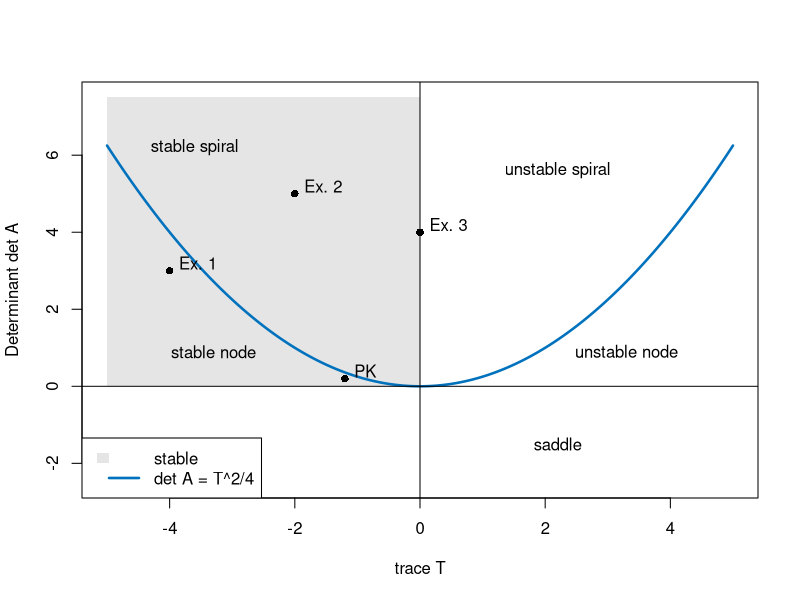

Write R code to recreate this figure.
# Fig. 4.11: Trace-determinant plane (book, Section 4.2)
# The trace T and the determinant det A of a 2x2 matrix determine the type and stability of the origin; gray: stable
# (c) 2026 Philipp Kügler · Program for the book "Dynamical Systems in the Life Sciences" · MIT License (see LICENSE)
namen <- c("Ex. 1", "Ex. 2", "Ex. 3", "PK")
As <- list(matrix(c(-2, 1, 1, -2), 2, byrow = TRUE), matrix(c(-1, 2, -2, -1), 2, byrow = TRUE),
           matrix(c(0, -2, 2, 0), 2, byrow = TRUE), matrix(c(-1, 0, 1, -0.2), 2, byrow = TRUE))
T <- seq(-5, 5, length.out = 400)
plot(NULL, xlim = c(-5, 5), ylim = c(-2.5, 7.5), xlab = "trace T", ylab = "Determinant det A")
rect(-5, 0, 0, 7.5, col = "grey90", border = NA)
lines(T, T^2 / 4, col = rgb(0, 0.447, 0.741), lwd = 2.5); abline(h = 0, v = 0)
for (i in 1:4) {
  A <- As[[i]]; Sp <- sum(diag(A)); De <- det(A)
  typ <- if (De < 0) "saddle" else if (Sp == 0) "center" else if (Sp^2 >= 4 * De) "node" else "spiral"
  if (Sp < 0 && De > 0) typ <- paste0(typ, ", stable")
  cat(sprintf("%s: trace = %4.1f,  det A = %4.1f  -> %s\n", namen[i], Sp, De, typ))
  points(Sp, De, pch = 16); text(Sp + 0.15, De + 0.2, namen[i], adj = 0)
}
text(c(-3.3, -3.6, 3.3, 2.2, 2.2), c(0.9, 6.2, 0.9, 5.6, -1.5), c("stable node", "stable spiral", "unstable node", "unstable spiral", "saddle"))
legend("bottomleft", legend = c("stable", "det A = T^2/4"), fill = c("grey90", NA), border = NA, col = c(NA, rgb(0, 0.447, 0.741)), lwd = c(NA, 2.5))
